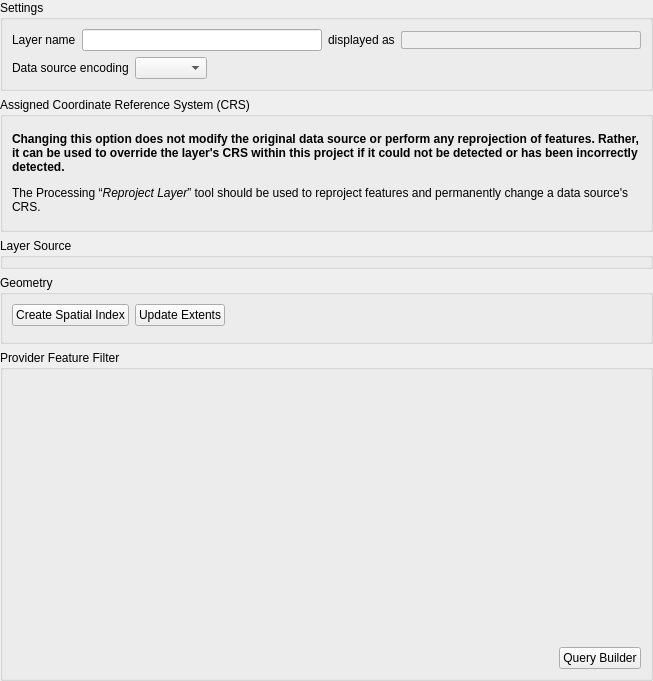
             <widget class="QWidget" name="scrollAreaWidgetContents_4">
              <property name="geometry">
               <rect>
                <x>0</x>
                <y>0</y>
                <width>653</width>
                <height>681</height>
               </rect>
              </property>
              <layout class="QVBoxLayout" name="verticalLayout_9">
               <property name="leftMargin">
                <number>0</number>
               </property>
               <property name="topMargin">
                <number>0</number>
               </property>
               <property name="rightMargin">
                <number>0</number>
               </property>
               <property name="bottomMargin">
                <number>0</number>
               </property>
               <item>
                <widget class="QgsCollapsibleGroupBox" name="groupBox_60">
                 <property name="title">
                  <string>Settings</string>
                 </property>
                 <layout class="QVBoxLayout" name="verticalLayout_260">
                  <item>
                   <layout class="QHBoxLayout" name="horizontalLayout_13">
                    <item>
                     <widget class="QLabel" name="label_6">
                      <property name="text">
                       <string>Layer name</string>
                      </property>
                     </widget>
                    </item>
                    <item>
                     <widget class="QLineEdit" name="mLayerOrigNameLineEdit"/>
                    </item>
                    <item>
                     <widget class="QLabel" name="label_2">
                      <property name="text">
                       <string>displayed as</string>
                      </property>
                     </widget>
                    </item>
                    <item>
                     <widget class="QLineEdit" name="txtDisplayName">
                      <property name="enabled">
                       <bool>true</bool>
                      </property>
                      <property name="styleSheet">
                       <string notr="true">color: #505050;
background-color: #F0F0F0;
border: 1px solid #B0B0B0;
border-radius: 2px;</string>
                      </property>
                      <property name="readOnly">
                       <bool>true</bool>
                      </property>
                     </widget>
                    </item>
                   </layout>
                  </item>
                  <item>
                   <widget class="QFrame" name="mDataSourceEncodingFrame">
                    <property name="frameShape">
                     <enum>QFrame::NoFrame</enum>
                    </property>
                    <property name="frameShadow">
                     <enum>QFrame::Raised</enum>
                    </property>
                    <layout class="QHBoxLayout" name="horizontalLayout_4">
                     <property name="leftMargin">
                      <number>0</number>
                     </property>
                     <property name="topMargin">
                      <number>0</number>
                     </property>
                     <property name="rightMargin">
                      <number>0</number>
                     </property>
                     <property name="bottomMargin">
                      <number>0</number>
                     </property>
                     <item>
                      <widget class="QLabel" name="label_3">
                       <property name="sizePolicy">
                        <sizepolicy hsizetype="Maximum" vsizetype="Preferred">
                         <horstretch>0</horstretch>
                         <verstretch>0</verstretch>
                        </sizepolicy>
                       </property>
                       <property name="text">
                        <string>Data source encoding</string>
                       </property>
                      </widget>
                     </item>
                     <item>
                      <widget class="QComboBox" name="cboProviderEncoding"/>
                     </item>
                     <item>
                      <spacer name="horizontalSpacer_2">
                       <property name="orientation">
                        <enum>Qt::Horizontal</enum>
                       </property>
                       <property name="sizeHint" stdset="0">
                        <size>
                         <width>0</width>
                         <height>20</height>
                        </size>
                       </property>
                      </spacer>
                     </item>
                    </layout>
                   </widget>
                  </item>
                 </layout>
                </widget>
               </item>
               <item>
                <widget class="QgsCollapsibleGroupBox" name="mCrsGroupBox">
                 <property name="focusPolicy">
                  <enum>Qt::StrongFocus</enum>
                 </property>
                 <property name="title">
                  <string>Assigned Coordinate Reference System (CRS)</string>
                 </property>
                 <property name="checkable">
                  <bool>false</bool>
                 </property>
                 <property name="syncGroup" stdset="0">
                  <string notr="true">vectorgeneral</string>
                 </property>
                 <layout class="QVBoxLayout" name="verticalLayout_28">
                  <property name="spacing">
                   <number>6</number>
                  </property>
                  <item>
                   <widget class="QgsProjectionSelectionWidget" name="mCrsSelector" native="true">
                    <property name="focusPolicy">
                     <enum>Qt::StrongFocus</enum>
                    </property>
                   </widget>
                  </item>
                  <item>
                   <widget class="QLabel" name="label_7">
                    <property name="text">
                     <string>&lt;html&gt;&lt;head/&gt;&lt;body&gt;&lt;p&gt;&lt;span style=&quot; font-weight:600;&quot;&gt;Changing this option does not modify the original data source or perform any reprojection of features. Rather, it can be used to override the layer's CRS within this project if it could not be detected or has been incorrectly detected.&lt;/span&gt;&lt;/p&gt;&lt;p&gt;The Processing “&lt;span style=&quot; font-style:italic;&quot;&gt;Reproject Layer&lt;/span&gt;” tool should be used to reproject features and permanently change a data source's CRS.&lt;/p&gt;&lt;/body&gt;&lt;/html&gt;</string>
                    </property>
                    <property name="textFormat">
                     <enum>Qt::RichText</enum>
                    </property>
                    <property name="wordWrap">
                     <bool>true</bool>
                    </property>
                   </widget>
                  </item>
                  <item>
                   <widget class="Line" name="line_2">
                    <property name="orientation">
                     <enum>Qt::Vertical</enum>
                    </property>
                   </widget>
                  </item>
                 </layout>
                </widget>
               </item>
               <item>
                <widget class="QgsCollapsibleGroupBox" name="mSourceGroupBox">
                 <property name="title">
                  <string>Layer Source</string>
                 </property>
                </widget>
               </item>
               <item>
                <widget class="QgsCollapsibleGroupBox" name="mGeomGroupBox">
                 <property name="focusPolicy">
                  <enum>Qt::StrongFocus</enum>
                 </property>
                 <property name="title">
                  <string>Geometry </string>
                 </property>
                 <property name="checkable">
                  <bool>false</bool>
                 </property>
                 <property name="syncGroup" stdset="0">
                  <string notr="true">vectorgeneral</string>
                 </property>
                 <layout class="QVBoxLayout" name="verticalLayout_31">
                  <property name="spacing">
                   <number>6</number>
                  </property>
                  <item>
                   <layout class="QHBoxLayout" name="horizontalLayout_11">
                    <item>
                     <widget class="QPushButton" name="pbnIndex">
                      <property name="text">
                       <string>Create Spatial Index</string>
                      </property>
                     </widget>
                    </item>
                    <item>
                     <widget class="QPushButton" name="pbnUpdateExtents">
                      <property name="text">
                       <string>Update Extents</string>
                      </property>
                     </widget>
                    </item>
                    <item>
                     <spacer name="horizontalSpacer_10">
                      <property name="orientation">
                       <enum>Qt::Horizontal</enum>
                      </property>
                      <property name="sizeHint" stdset="0">
                       <size>
                        <width>40</width>
                        <height>20</height>
                       </size>
                      </property>
                     </spacer>
                    </item>
                   </layout>
                  </item>
                  <item>
                   <widget class="Line" name="line_3">
                    <property name="orientation">
                     <enum>Qt::Vertical</enum>
                    </property>
                   </widget>
                  </item>
                 </layout>
                </widget>
               </item>
               <item>
                <widget class="QgsCollapsibleGroupBox" name="mSubsetGroupBox">
                 <property name="sizePolicy">
                  <sizepolicy hsizetype="Preferred" vsizetype="Preferred">
                   <horstretch>0</horstretch>
                   <verstretch>3</verstretch>
                  </sizepolicy>
                 </property>
                 <property name="title">
                  <string>Provider Feature Filter</string>
                 </property>
                 <layout class="QGridLayout" name="gridLayout_4">
                  <item row="1" column="1">
                   <widget class="QPushButton" name="pbnQueryBuilder">
                    <property name="text">
                     <string>Query Builder</string>
                    </property>
                   </widget>
                  </item>
                  <item row="1" column="0">
                   <spacer>
                    <property name="orientation">
                     <enum>Qt::Horizontal</enum>
                    </property>
                    <property name="sizeType">
                     <enum>QSizePolicy::Expanding</enum>
                    </property>
                    <property name="sizeHint" stdset="0">
                     <size>
                      <width>0</width>
                      <height>21</height>
                     </size>
                    </property>
                   </spacer>
                  </item>
                  <item row="0" column="0" colspan="2">
                   <widget class="QgsCodeEditorSQL" name="txtSubsetSQL" native="true"/>
                  </item>
                 </layout>
                </widget>
               </item>
               <item>
                <spacer name="verticalSpacer_3">
                 <property name="orientation">
                  <enum>Qt::Vertical</enum>
                 </property>
                 <property name="sizeHint" stdset="0">
                  <size>
                   <width>20</width>
                   <height>0</height>
                  </size>
                 </property>
                </spacer>
               </item>
              </layout>
             </widget>
